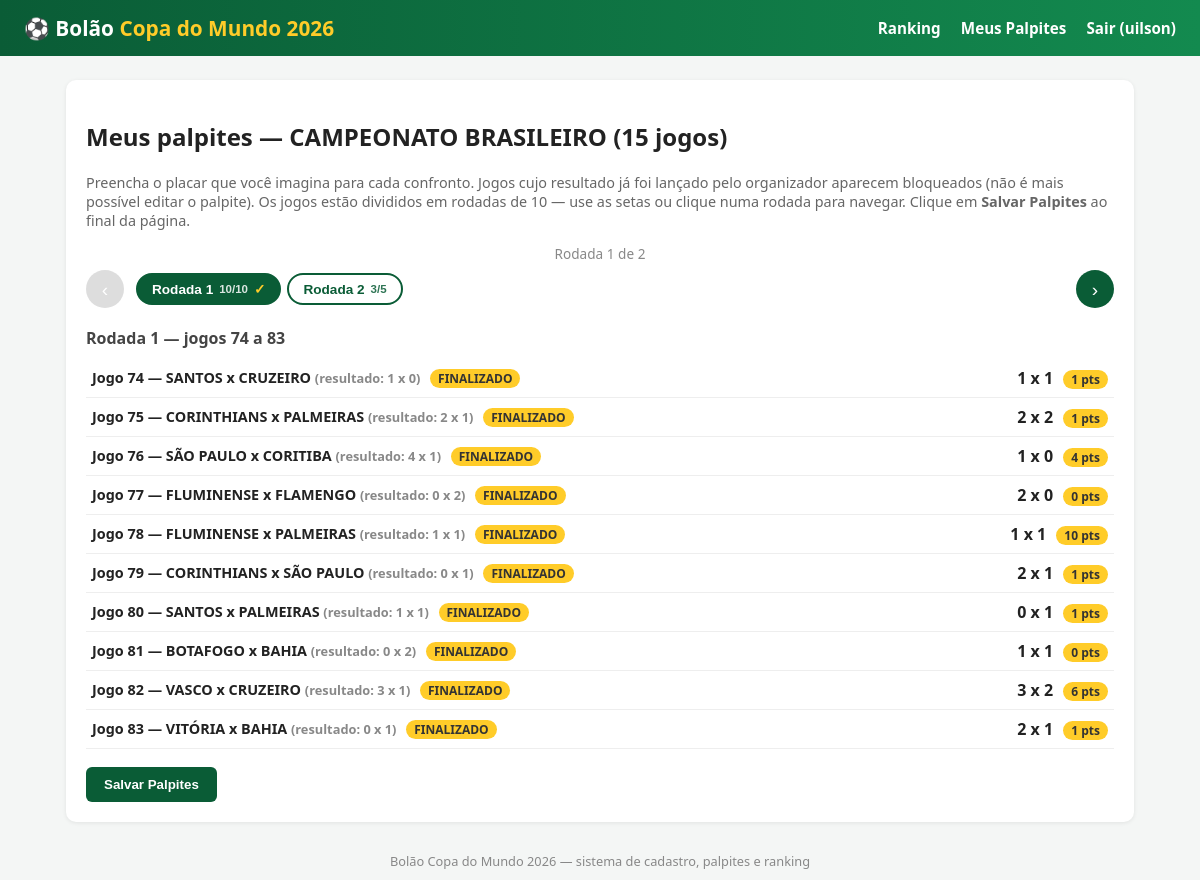
The app's page /palpites (signed in) with its own data.
### tables this page shows
CREATE TABLE campeonatos (
            id INTEGER PRIMARY KEY AUTOINCREMENT,
            nome TEXT NOT NULL,
            ativo INTEGER NOT NULL DEFAULT 0,
            criado_em TEXT NOT NULL
        );

CREATE TABLE jogos (
            id INTEGER PRIMARY KEY,            -- número do jogo (1..72)
            time_a TEXT NOT NULL,
            time_b TEXT NOT NULL,
            gols_a INTEGER,                    -- resultado real (NULL = não jogado)
            gols_b INTEGER
        , campeonato_id INTEGER REFERENCES campeonatos(id) ON DELETE CASCADE);

CREATE TABLE palpites (
            id INTEGER PRIMARY KEY AUTOINCREMENT,
            usuario_id INTEGER NOT NULL REFERENCES usuarios(id) ON DELETE CASCADE,
            jogo_id INTEGER NOT NULL REFERENCES jogos(id) ON DELETE CASCADE,
            gols_a INTEGER NOT NULL,
            gols_b INTEGER NOT NULL,
            pontos INTEGER NOT NULL DEFAULT 0,
            UNIQUE(usuario_id, jogo_id)
        );

### app.py (the view, shortened to what this page needs)
@app.route("/palpites", methods=["GET", "POST"])
@login_required
def palpites():
    db = get_db()
    usuario_id = session["usuario_id"]
    campeonato = get_campeonato_ativo(db)
    if campeonato is None:
        flash("Não há nenhum campeonato ativo no momento. Fale com o organizador.", "warning")
        return render_template("palpites.html", jogos=[], meus_palpites={}, rodadas=[], campeonato=None)
    jogos = db.execute(
        "SELECT * FROM jogos WHERE campeonato_id=? ORDER BY id", (campeonato["id"],)
    ).fetchall()
    meus_palpites = {
        row["jogo_id"]: row
        for row in db.execute(
            "SELECT * FROM palpites WHERE usuario_id=?", (usuario_id,)
        ).fetchall()
    }
    rodadas = montar_rodadas(jogos)
    for rodada in rodadas:
        rodada["preenchidos"] = sum(
            1 for j in rodada["jogos"] if j["id"] in meus_palpites
        )
    return render_template(
        "palpites.html",
        jogos=jogos,
        meus_palpites=meus_palpites,
        rodadas=rodadas,
        campeonato=campeonato,
    )

### app.py (called while the page is built)
def get_db():
    if "db" not in g:
        g.db = sqlite3.connect(DB_PATH)
        g.db.row_factory = sqlite3.Row
        g.db.execute("PRAGMA foreign_keys = ON")
    return g.db

def get_campeonato_ativo(db):
    return db.execute("SELECT * FROM campeonatos WHERE ativo = 1 LIMIT 1").fetchone()

def montar_rodadas(jogos, por_rodada=JOGOS_POR_RODADA):
    rodadas = []
    for i in range(0, len(jogos), por_rodada):
        bloco = list(jogos[i:i + por_rodada])
        rodadas.append({
            "numero": (i // por_rodada) + 1,
            "jogos": bloco,
        })
    return rodadas

def login_required(view):
    @wraps(view)
    def wrapped(*args, **kwargs):
        if not session.get("usuario_id"):
            flash("Você precisa fazer login para continuar.", "warning")
            return redirect(url_for("login"))
        return view(*args, **kwargs)
    return wrapped

@app.context_processor
def inject_user():
    return {
        "usuario_logado": session.get("usuario_nome"),
        "is_admin": session.get("is_admin", False),
    }

### templates/palpites.html (shortened to what this page needs)
{% extends "base.html" %}
{% block content %}
{% if campeonato is none %}
<div class="card">
  <h2>Meus palpites</h2>
  <div class="empty-state">Nenhum campeonato ativo no momento. Volte em breve!</div>
</div>
{% else %}
<div class="card carousel-card">
  <h2>Meus palpites — {{ campeonato['nome'] }} ({{ jogos|length }} jogos)</h2>
  <p style="color:#666;font-size:0.9rem;">
    Preencha o placar que você imagina para cada confronto. Jogos cujo resultado já foi
    lançado pelo organizador aparecem bloqueados (não é mais possível editar o palpite).
    Os jogos estão divididos em rodadas de 10 — use as setas ou clique numa rodada para navegar.
    Clique em <strong>Salvar Palpites</strong> ao final da página.
  </p>
  <div class="rodada-contador-topo"></div>
  <div class="rodada-nav">
    <button type="button" class="nav-arrow nav-prev" aria-label="Rodada anterior">‹</button>
    <div class="rodada-pills">
      {% for rodada in rodadas %}
        <button type="button" class="rodada-pill{% if rodada.preenchidos == rodada.jogos|length %} completa{% endif %}{% if loop.first %} ativa{% endif %}">
          Rodada {{ rodada.numero }}
          <span class="contador">{{ rodada.preenchidos }}/{{ rodada.jogos|length }}</span>
        </button>
      {% endfor %}
    </div>
    <button type="button" class="nav-arrow nav-next" aria-label="Próxima rodada">›</button>
  </div>
  <form method="post">
    <div class="carousel-track">
      {% for rodada in rodadas %}
        <div class="rodada-slide{% if loop.first %} ativa{% endif %}">
          <h3 class="rodada-titulo">
            Rodada {{ rodada.numero }} — jogos {{ rodada.jogos[0]['id'] }} a {{ rodada.jogos[-1]['id'] }}
          </h3>
          {% for jogo in rodada.jogos %}
            {% set meu = meus_palpites.get(jogo['id']) %}
            <div class="jogo-box">
              <div class="times">
                Jogo {{ jogo['id'] }} — {{ jogo['time_a'] }} x {{ jogo['time_b'] }}
                {% if jogo['gols_a'] is not none %}
                  <span class="placar-real">(resultado: {{ jogo['gols_a'] }} x {{ jogo['gols_b'] }})</span>
                  <span class="badge">FINALIZADO</span>
                {% endif %}
              </div>
              <div>
                {% if jogo['gols_a'] is not none %}
                  <strong>
                    {{ meu['gols_a'] if meu else '-' }} x {{ meu['gols_b'] if meu else '-' }}
                  </strong>
                  {% if meu %}
                    <span class="badge">{{ meu['pontos'] }} pts</span>
                  {% endif %}
                {% else %}
                  <input type="number" min="0" name="gols_a_{{ jogo['id'] }}"
                         value="{{ meu['gols_a'] if meu else '' }}" placeholder="0">
                  x
                  <input type="number" min="0" name="gols_b_{{ jogo['id'] }}"
                         value="{{ meu['gols_b'] if meu else '' }}" placeholder="0">
                {% endif %}
              </div>
            </div>
          {% endfor %}
        </div>
      {% endfor %}
    </div>
    <div style="margin-top:18px;">
      <button class="btn" type="submit">Salvar Palpites</button>
    </div>
  </form>
</div>
{% endif %}
{% endblock %}

### templates/base.html (style rules this page uses)
:root { --verde: #0a5c36; --verde-claro: #138a4f; --amarelo: #ffcc29; --bg: #f4f6f5; }
* { box-sizing: border-box; }
body { margin: 0; font-family: "Segoe UI", Arial, sans-serif; background: var(--bg); color: #222; }
.card { background: #fff; border-radius: 10px; box-shadow: 0 1px 4px rgba(0,0,0,.08); padding: 20px; margin-bottom: 20px; }
.btn { background: var(--verde); color: #fff; border: none; padding: 10px 18px; border-radius: 6px; font-weight: 600; cursor: pointer; }
.jogo-box { display: flex; align-items: center; justify-content: space-between; gap: 8px; padding: 8px 6px; border-bottom: 1px solid #eee; flex-wrap: wrap; }
.jogo-box .times { flex: 1; min-width: 200px; font-weight: 600; font-size: 0.9rem; }
.jogo-box .placar-real { color: #888; font-size: 0.8rem; }
.badge { display: inline-block; background: var(--amarelo); color: #333; border-radius: 10px; padding: 1px 8px; font-size: 0.75rem; font-weight: 700; margin-left: 6px; }
.rodada-nav { display: flex; align-items: center; gap: 10px; margin-bottom: 18px; }
.rodada-nav .nav-arrow { background: var(--verde); color: #fff; border: none; width: 38px; height: 38px; min-width: 38px; border-radius: 50%; font-size: 1.2rem; line-height: 1; cursor: pointer; flex-shrink: 0; }
.rodada-nav .nav-arrow:disabled { background: #ddd; cursor: not-allowed; }
.rodada-pills { display: flex; gap: 6px; flex-wrap: nowrap; overflow-x: auto; flex: 1; padding: 4px 2px; scrollbar-width: thin; }
.rodada-pill { border: 2px solid var(--verde); background: #fff; color: var(--verde); padding: 6px 14px; border-radius: 20px; font-weight: 700; font-size: 0.85rem; cursor: pointer; white-space: nowrap; flex-shrink: 0; display: flex; align-items: center; gap: 6px; }
.rodada-pill.ativa { background: var(--verde); color: #fff; }
.rodada-pill .contador { font-size: 0.72rem; font-weight: 600; opacity: 0.85; }
.rodada-pill.completa::after { content: "✓"; color: var(--amarelo); font-weight: 900; }
.carousel-track { position: relative; }
.rodada-slide { display: none; animation: bolao-fadein .25s ease; }
.rodada-slide.ativa { display: block; }
.rodada-titulo { margin: 0 0 10px; font-size: 1rem; color: #444; }
.rodada-contador-topo { text-align: center; font-size: 0.85rem; color: #888; margin-bottom: 6px; }

### records on screen
campeonatos: nome "CAMPEONATO BRASILEIRO"
jogos: id "74", id "74", time_a "SANTOS", time_b "CRUZEIRO", gols_a "1", gols_b "0"
jogos: id "83", id "83", time_a "VITÓRIA", time_b "BAHIA", gols_a "0", gols_b "1"
palpites: gols_a "1", gols_b "1", pontos "1"
jogos: id "75", time_a "CORINTHIANS", time_b "PALMEIRAS", gols_a "2", gols_b "1"
palpites: gols_a "2", gols_b "2", pontos "1"
jogos: id "76", time_a "SÃO PAULO", time_b "CORITIBA", gols_a "4", gols_b "1"
palpites: gols_a "1", gols_b "0", pontos "4"
jogos: id "77", time_a "FLUMINENSE", time_b "FLAMENGO", gols_a "0", gols_b "2"
palpites: gols_a "2", gols_b "0", pontos "0"
jogos: id "78", time_a "FLUMINENSE", time_b "PALMEIRAS", gols_a "1", gols_b "1"
palpites: gols_a "1", gols_b "1", pontos "10"
jogos: id "79", time_a "CORINTHIANS", time_b "SÃO PAULO", gols_a "0", gols_b "1"
palpites: gols_a "2", gols_b "1", pontos "1"
jogos: id "80", time_a "SANTOS", time_b "PALMEIRAS", gols_a "1", gols_b "1"
palpites: gols_a "0", gols_b "1", pontos "1"
jogos: id "81", time_a "BOTAFOGO", time_b "BAHIA", gols_a "0", gols_b "2"
palpites: gols_a "1", gols_b "1", pontos "0"
jogos: id "82", time_a "VASCO", time_b "CRUZEIRO", gols_a "3", gols_b "1"
palpites: gols_a "3", gols_b "2", pontos "6"
palpites: gols_a "2", gols_b "1", pontos "1"

### other values on screen
{{ usuario_logado }} "uilson"
{{ jogos|length }} "15"
{{ rodada.numero }} "1" "2"
{{ rodada.preenchidos }} "10" "3"
{{ rodada.jogos|length }} "10" "5"
{{ rodada.numero }} "1"
